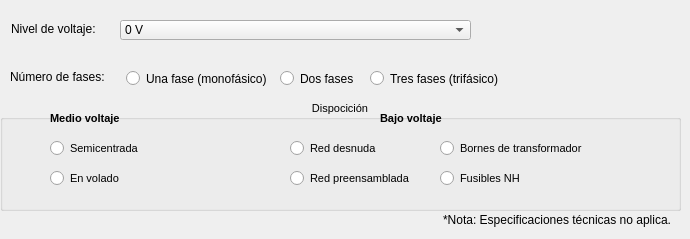
    <widget class="QWidget" name="tab_Transicion">
     <attribute name="title">
      <string>Transición de red aérea a subterranea</string>
     </attribute>
     <widget class="QLabel" name="label_103">
      <property name="geometry">
       <rect>
        <x>20</x>
        <y>210</y>
        <width>651</width>
        <height>20</height>
       </rect>
      </property>
      <property name="layoutDirection">
       <enum>Qt::LeftToRight</enum>
      </property>
      <property name="text">
       <string>*Nota: Especificaciones técnicas no aplica.</string>
      </property>
      <property name="alignment">
       <set>Qt::AlignRight|Qt::AlignTrailing|Qt::AlignVCenter</set>
      </property>
     </widget>
     <widget class="QLabel" name="label_102">
      <property name="geometry">
       <rect>
        <x>10</x>
        <y>69</y>
        <width>121</width>
        <height>16</height>
       </rect>
      </property>
      <property name="text">
       <string>Número de fases: </string>
      </property>
     </widget>
     <widget class="QRadioButton" name="trans_rb_fase1">
      <property name="geometry">
       <rect>
        <x>126</x>
        <y>70</y>
        <width>161</width>
        <height>17</height>
       </rect>
      </property>
      <property name="text">
       <string>Una fase (monofásico)</string>
      </property>
     </widget>
     <widget class="QRadioButton" name="trans_rb_fase2">
      <property name="geometry">
       <rect>
        <x>280</x>
        <y>70</y>
        <width>111</width>
        <height>17</height>
       </rect>
      </property>
      <property name="text">
       <string>Dos fases</string>
      </property>
     </widget>
     <widget class="QRadioButton" name="trans_rb_fase3">
      <property name="geometry">
       <rect>
        <x>370</x>
        <y>70</y>
        <width>161</width>
        <height>17</height>
       </rect>
      </property>
      <property name="text">
       <string>Tres fases (trifásico)</string>
      </property>
     </widget>
     <widget class="QGroupBox" name="groupBox">
      <property name="geometry">
       <rect>
        <x>0</x>
        <y>100</y>
        <width>681</width>
        <height>111</height>
       </rect>
      </property>
      <property name="font">
       <font>
        <pointsize>8</pointsize>
        <weight>50</weight>
        <bold>false</bold>
       </font>
      </property>
      <property name="title">
       <string>Dispocición</string>
      </property>
      <property name="alignment">
       <set>Qt::AlignCenter</set>
      </property>
      <property name="flat">
       <bool>false</bool>
      </property>
      <widget class="QLabel" name="label_104">
       <property name="geometry">
        <rect>
         <x>50</x>
         <y>10</y>
         <width>131</width>
         <height>16</height>
        </rect>
       </property>
       <property name="font">
        <font>
         <weight>75</weight>
         <bold>true</bold>
        </font>
       </property>
       <property name="text">
        <string>Medio voltaje</string>
       </property>
      </widget>
      <widget class="QLabel" name="label_105">
       <property name="geometry">
        <rect>
         <x>380</x>
         <y>10</y>
         <width>121</width>
         <height>16</height>
        </rect>
       </property>
       <property name="font">
        <font>
         <weight>75</weight>
         <bold>true</bold>
        </font>
       </property>
       <property name="text">
        <string>Bajo voltaje</string>
       </property>
      </widget>
      <widget class="QRadioButton" name="trans_rb_fusiblesNH">
       <property name="geometry">
        <rect>
         <x>440</x>
         <y>70</y>
         <width>111</width>
         <height>17</height>
        </rect>
       </property>
       <property name="text">
        <string>Fusibles NH</string>
       </property>
      </widget>
      <widget class="QRadioButton" name="trans_rb_redPreensablada">
       <property name="geometry">
        <rect>
         <x>290</x>
         <y>70</y>
         <width>151</width>
         <height>17</height>
        </rect>
       </property>
       <property name="text">
        <string>Red preensamblada </string>
       </property>
      </widget>
      <widget class="QRadioButton" name="trans_rb_volado">
       <property name="geometry">
        <rect>
         <x>50</x>
         <y>70</y>
         <width>91</width>
         <height>17</height>
        </rect>
       </property>
       <property name="text">
        <string>En volado</string>
       </property>
      </widget>
      <widget class="QRadioButton" name="trans_rb_redDesnuda">
       <property name="geometry">
        <rect>
         <x>290</x>
         <y>40</y>
         <width>121</width>
         <height>17</height>
        </rect>
       </property>
       <property name="text">
        <string>Red desnuda </string>
       </property>
      </widget>
      <widget class="QRadioButton" name="trans_rb_bornesTransformador">
       <property name="geometry">
        <rect>
         <x>440</x>
         <y>40</y>
         <width>171</width>
         <height>17</height>
        </rect>
       </property>
       <property name="text">
        <string>Bornes de transformador </string>
       </property>
      </widget>
      <widget class="QRadioButton" name="trans_rb_semicentrada">
       <property name="geometry">
        <rect>
         <x>50</x>
         <y>40</y>
         <width>111</width>
         <height>17</height>
        </rect>
       </property>
       <property name="text">
        <string>Semicentrada</string>
       </property>
      </widget>
     </widget>
     <widget class="QLabel" name="label_101">
      <property name="geometry">
       <rect>
        <x>11</x>
        <y>21</y>
        <width>111</width>
        <height>16</height>
       </rect>
      </property>
      <property name="text">
       <string>Nivel de voltaje:</string>
      </property>
     </widget>
     <widget class="QComboBox" name="trans_cb_voltaje">
      <property name="geometry">
       <rect>
        <x>120</x>
        <y>20</y>
        <width>351</width>
        <height>20</height>
       </rect>
      </property>
      <item>
       <property name="text">
        <string>0 V</string>
       </property>
      </item>
      <item>
       <property name="text">
        <string>120 V – 121 V – 127 V</string>
       </property>
      </item>
      <item>
       <property name="text">
        <string>240/120 V – 220/127 V</string>
       </property>
      </item>
      <item>
       <property name="text">
        <string>6,3 kV</string>
       </property>
      </item>
      <item>
       <property name="text">
        <string>13,8 kV GRDy / 7,96 kV – 13,2 kV GRDy / 7,62 kV</string>
       </property>
      </item>
      <item>
       <property name="text">
        <string>22 kV GRDy / 12,7 kV - 22,8 kV GRDy / 13,2 kV</string>
       </property>
      </item>
     </widget>
    </widget>
